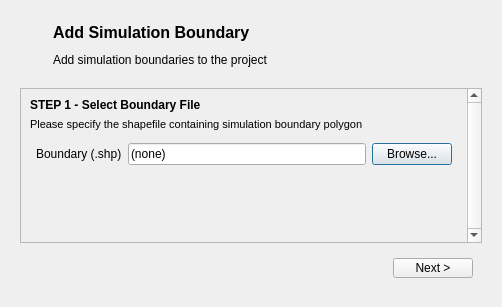
<?xml version="1.0" encoding="UTF-8"?>
<ui version="4.0">
 <class>AddBoundaryDialog</class>
 <widget class="QDialog" name="AddBoundaryDialog">
  <property name="geometry">
   <rect>
    <x>0</x>
    <y>0</y>
    <width>502</width>
    <height>307</height>
   </rect>
  </property>
  <property name="windowTitle">
   <string>Setup New Project</string>
  </property>
  <layout class="QVBoxLayout" name="verticalLayout">
   <item>
    <widget class="QWidget" name="header" native="true">
     <layout class="QGridLayout" name="gridLayout_12">
      <property name="leftMargin">
       <number>6</number>
      </property>
      <property name="topMargin">
       <number>6</number>
      </property>
      <property name="rightMargin">
       <number>6</number>
      </property>
      <property name="bottomMargin">
       <number>6</number>
      </property>
      <item row="0" column="0">
       <widget class="QLabel" name="title_logo">
        <property name="minimumSize">
         <size>
          <width>30</width>
          <height>30</height>
         </size>
        </property>
        <property name="maximumSize">
         <size>
          <width>30</width>
          <height>30</height>
         </size>
        </property>
        <property name="text">
         <string/>
        </property>
        <property name="pixmap">
         <pixmap resource="../graphics/ubeats.qrc">:/icons/icons8-polygon-96.png</pixmap>
        </property>
        <property name="scaledContents">
         <bool>true</bool>
        </property>
       </widget>
      </item>
      <item row="1" column="1">
       <widget class="QLabel" name="subtitle">
        <property name="text">
         <string>Add simulation boundaries to the project</string>
        </property>
       </widget>
      </item>
      <item row="0" column="1">
       <widget class="QLabel" name="title">
        <property name="font">
         <font>
          <pointsize>12</pointsize>
          <weight>75</weight>
          <bold>true</bold>
         </font>
        </property>
        <property name="text">
         <string>Add Simulation Boundary</string>
        </property>
       </widget>
      </item>
     </layout>
    </widget>
   </item>
   <item>
    <widget class="QStackedWidget" name="boundaryWizard">
     <property name="currentIndex">
      <number>0</number>
     </property>
     <widget class="QWidget" name="page">
      <layout class="QVBoxLayout" name="verticalLayout_3">
       <item>
        <widget class="QScrollArea" name="step1scrollArea">
         <property name="verticalScrollBarPolicy">
          <enum>Qt::ScrollBarAlwaysOn</enum>
         </property>
         <property name="widgetResizable">
          <bool>true</bool>
         </property>
         <widget class="QWidget" name="scrollAreaWidgetContents">
          <property name="geometry">
           <rect>
            <x>0</x>
            <y>0</y>
            <width>447</width>
            <height>158</height>
           </rect>
          </property>
          <layout class="QVBoxLayout" name="verticalLayout_2">
           <item>
            <widget class="QLabel" name="step1title">
             <property name="text">
              <string>&lt;html&gt;&lt;head/&gt;&lt;body&gt;&lt;p&gt;&lt;span style=&quot; font-weight:600;&quot;&gt;STEP 1 - Select Boundary File&lt;/span&gt;&lt;/p&gt;&lt;/body&gt;&lt;/html&gt;</string>
             </property>
            </widget>
           </item>
           <item>
            <widget class="QLabel" name="step1descr">
             <property name="whatsThis">
              <string>Width of the square cell in the city grid in metres</string>
             </property>
             <property name="text">
              <string>&lt;!DOCTYPE HTML PUBLIC &quot;-//W3C//DTD HTML 4.0//EN&quot; &quot;http://www.w3.org/TR/REC-html40/strict.dtd&quot;&gt;
&lt;html&gt;&lt;head&gt;&lt;meta name=&quot;qrichtext&quot; content=&quot;1&quot; /&gt;&lt;style type=&quot;text/css&quot;&gt;
p, li { white-space: pre-wrap; }
&lt;/style&gt;&lt;/head&gt;&lt;body style=&quot; font-family:'MS Shell Dlg 2'; font-size:8pt; font-weight:400; font-style:normal;&quot;&gt;
&lt;p style=&quot; margin-top:0px; margin-bottom:0px; margin-left:0px; margin-right:0px; -qt-block-indent:0; text-indent:0px;&quot;&gt;Please specify the shapefile containing simulation boundary polygon&lt;/p&gt;&lt;/body&gt;&lt;/html&gt;</string>
             </property>
            </widget>
           </item>
           <item>
            <widget class="QWidget" name="step1widget" native="true">
             <layout class="QGridLayout" name="gridLayout_4">
              <property name="leftMargin">
               <number>6</number>
              </property>
              <property name="topMargin">
               <number>6</number>
              </property>
              <property name="rightMargin">
               <number>6</number>
              </property>
              <property name="bottomMargin">
               <number>6</number>
              </property>
              <item row="1" column="0">
               <widget class="QLabel" name="step1_lbl">
                <property name="text">
                 <string>Boundary (.shp)</string>
                </property>
               </widget>
              </item>
              <item row="1" column="2">
               <widget class="QPushButton" name="projectboundary_browse">
                <property name="text">
                 <string>Browse...</string>
                </property>
               </widget>
              </item>
              <item row="1" column="1">
               <widget class="QLineEdit" name="projectboundary_line">
                <property name="text">
                 <string>(none)</string>
                </property>
                <property name="readOnly">
                 <bool>true</bool>
                </property>
               </widget>
              </item>
             </layout>
            </widget>
           </item>
           <item>
            <spacer name="verticalSpacer_3">
             <property name="orientation">
              <enum>Qt::Vertical</enum>
             </property>
             <property name="sizeHint" stdset="0">
              <size>
               <width>20</width>
               <height>40</height>
              </size>
             </property>
            </spacer>
           </item>
          </layout>
         </widget>
        </widget>
       </item>
       <item>
        <widget class="QWidget" name="footer" native="true">
         <property name="minimumSize">
          <size>
           <width>0</width>
           <height>38</height>
          </size>
         </property>
         <property name="maximumSize">
          <size>
           <width>16777215</width>
           <height>38</height>
          </size>
         </property>
         <layout class="QHBoxLayout" name="horizontalLayout_2">
          <item>
           <spacer name="horizontalSpacer">
            <property name="orientation">
             <enum>Qt::Horizontal</enum>
            </property>
            <property name="sizeHint" stdset="0">
             <size>
              <width>40</width>
              <height>20</height>
             </size>
            </property>
           </spacer>
          </item>
          <item>
           <widget class="QPushButton" name="step1next">
            <property name="text">
             <string>Next &gt;</string>
            </property>
           </widget>
          </item>
         </layout>
        </widget>
       </item>
      </layout>
     </widget>
     <widget class="QWidget" name="page_3">
      <layout class="QVBoxLayout" name="verticalLayout_5">
       <item>
        <widget class="QScrollArea" name="step2scrollArea">
         <property name="verticalScrollBarPolicy">
          <enum>Qt::ScrollBarAlwaysOn</enum>
         </property>
         <property name="widgetResizable">
          <bool>true</bool>
         </property>
         <widget class="QWidget" name="scrollAreaWidgetContents_2">
          <property name="geometry">
           <rect>
            <x>0</x>
            <y>0</y>
            <width>447</width>
            <height>158</height>
           </rect>
          </property>
          <layout class="QVBoxLayout" name="verticalLayout_4">
           <item>
            <widget class="QLabel" name="step2title">
             <property name="text">
              <string>&lt;html&gt;&lt;head/&gt;&lt;body&gt;&lt;p&gt;&lt;span style=&quot; font-weight:600;&quot;&gt;STEP 2 - Multiple Features&lt;/span&gt;&lt;/p&gt;&lt;/body&gt;&lt;/html&gt;</string>
             </property>
            </widget>
           </item>
           <item>
            <widget class="QLabel" name="step2descr">
             <property name="whatsThis">
              <string>Width of the square cell in the city grid in metres</string>
             </property>
             <property name="text">
              <string>&lt;!DOCTYPE HTML PUBLIC &quot;-//W3C//DTD HTML 4.0//EN&quot; &quot;http://www.w3.org/TR/REC-html40/strict.dtd&quot;&gt;
&lt;html&gt;&lt;head&gt;&lt;meta name=&quot;qrichtext&quot; content=&quot;1&quot; /&gt;&lt;style type=&quot;text/css&quot;&gt;
p, li { white-space: pre-wrap; }
&lt;/style&gt;&lt;/head&gt;&lt;body style=&quot; font-family:'MS Shell Dlg 2'; font-size:8pt; font-weight:400; font-style:normal;&quot;&gt;
&lt;p style=&quot; margin-top:0px; margin-bottom:0px; margin-left:0px; margin-right:0px; -qt-block-indent:0; text-indent:0px;&quot;&gt;If the map has multiple features, you will need to determine which features to include&lt;/p&gt;&lt;/body&gt;&lt;/html&gt;</string>
             </property>
            </widget>
           </item>
           <item>
            <widget class="QWidget" name="step2widget" native="true">
             <layout class="QGridLayout" name="gridLayout">
              <property name="leftMargin">
               <number>6</number>
              </property>
              <property name="topMargin">
               <number>6</number>
              </property>
              <property name="rightMargin">
               <number>6</number>
              </property>
              <property name="bottomMargin">
               <number>6</number>
              </property>
              <item row="2" column="1">
               <widget class="QSpinBox" name="boundary_thresh_spin">
                <property name="suffix">
                 <string> sq.km</string>
                </property>
                <property name="minimum">
                 <number>1</number>
                </property>
                <property name="maximum">
                 <number>3000</number>
                </property>
                <property name="value">
                 <number>3000</number>
                </property>
               </widget>
              </item>
              <item row="2" column="0">
               <widget class="QRadioButton" name="include_thresh_radio">
                <property name="text">
                 <string>Include only features above threshold area</string>
                </property>
               </widget>
              </item>
              <item row="2" column="2">
               <spacer name="horizontalSpacer_4">
                <property name="orientation">
                 <enum>Qt::Horizontal</enum>
                </property>
                <property name="sizeHint" stdset="0">
                 <size>
                  <width>40</width>
                  <height>20</height>
                 </size>
                </property>
               </spacer>
              </item>
              <item row="0" column="0">
               <widget class="QRadioButton" name="include_all_radio">
                <property name="text">
                 <string>Include all features</string>
                </property>
               </widget>
              </item>
              <item row="1" column="0">
               <widget class="QRadioButton" name="include_largest_radio">
                <property name="text">
                 <string>Include only the largest feature (by area)</string>
                </property>
               </widget>
              </item>
             </layout>
            </widget>
           </item>
           <item>
            <spacer name="verticalSpacer_4">
             <property name="orientation">
              <enum>Qt::Vertical</enum>
             </property>
             <property name="sizeHint" stdset="0">
              <size>
               <width>20</width>
               <height>40</height>
              </size>
             </property>
            </spacer>
           </item>
          </layout>
         </widget>
        </widget>
       </item>
       <item>
        <widget class="QWidget" name="footer_2" native="true">
         <property name="minimumSize">
          <size>
           <width>0</width>
           <height>38</height>
          </size>
         </property>
         <property name="maximumSize">
          <size>
           <width>16777215</width>
           <height>38</height>
          </size>
         </property>
         <layout class="QHBoxLayout" name="horizontalLayout_3">
          <item>
           <spacer name="horizontalSpacer_2">
            <property name="orientation">
             <enum>Qt::Horizontal</enum>
            </property>
            <property name="sizeHint" stdset="0">
             <size>
              <width>40</width>
              <height>20</height>
             </size>
            </property>
           </spacer>
          </item>
          <item>
           <widget class="QPushButton" name="step2back">
            <property name="text">
             <string>&lt; Back</string>
            </property>
           </widget>
          </item>
          <item>
           <widget class="QPushButton" name="step2next">
            <property name="text">
             <string>Next &gt;</string>
            </property>
           </widget>
          </item>
         </layout>
        </widget>
       </item>
      </layout>
     </widget>
     <widget class="QWidget" name="page_2">
      <layout class="QVBoxLayout" name="verticalLayout_7">
       <item>
        <widget class="QScrollArea" name="step3scrollArea">
         <property name="verticalScrollBarPolicy">
          <enum>Qt::ScrollBarAlwaysOn</enum>
         </property>
         <property name="widgetResizable">
          <bool>true</bool>
         </property>
         <widget class="QWidget" name="scrollAreaWidgetContents_3">
          <property name="geometry">
           <rect>
            <x>0</x>
            <y>0</y>
            <width>447</width>
            <height>198</height>
           </rect>
          </property>
          <layout class="QVBoxLayout" name="verticalLayout_6">
           <item>
            <widget class="QLabel" name="step3title">
             <property name="text">
              <string>&lt;html&gt;&lt;head/&gt;&lt;body&gt;&lt;p&gt;&lt;span style=&quot; font-weight:600;&quot;&gt;STEP 3 - Define Boundary Coordinate System&lt;/span&gt;&lt;/p&gt;&lt;/body&gt;&lt;/html&gt;</string>
             </property>
            </widget>
           </item>
           <item>
            <widget class="QLabel" name="step3descr">
             <property name="whatsThis">
              <string>Width of the square cell in the city grid in metres</string>
             </property>
             <property name="text">
              <string>&lt;!DOCTYPE HTML PUBLIC &quot;-//W3C//DTD HTML 4.0//EN&quot; &quot;http://www.w3.org/TR/REC-html40/strict.dtd&quot;&gt;
&lt;html&gt;&lt;head&gt;&lt;meta name=&quot;qrichtext&quot; content=&quot;1&quot; /&gt;&lt;style type=&quot;text/css&quot;&gt;
p, li { white-space: pre-wrap; }
&lt;/style&gt;&lt;/head&gt;&lt;body style=&quot; font-family:'MS Shell Dlg 2'; font-size:8pt; font-weight:400; font-style:normal;&quot;&gt;
&lt;p style=&quot; margin-top:0px; margin-bottom:0px; margin-left:0px; margin-right:0px; -qt-block-indent:0; text-indent:0px;&quot;&gt;Define the coordinate system for the selected file.&lt;/p&gt;&lt;/body&gt;&lt;/html&gt;</string>
             </property>
             <property name="wordWrap">
              <bool>true</bool>
             </property>
            </widget>
           </item>
           <item>
            <widget class="QWidget" name="step3widget" native="true">
             <layout class="QGridLayout" name="gridLayout_11">
              <property name="leftMargin">
               <number>6</number>
              </property>
              <property name="topMargin">
               <number>6</number>
              </property>
              <property name="rightMargin">
               <number>6</number>
              </property>
              <property name="bottomMargin">
               <number>6</number>
              </property>
              <item row="2" column="1">
               <widget class="QLineEdit" name="epsg_line"/>
              </item>
              <item row="1" column="0">
               <widget class="QLabel" name="coords_lbl">
                <property name="minimumSize">
                 <size>
                  <width>150</width>
                  <height>0</height>
                 </size>
                </property>
                <property name="text">
                 <string>Default Coordinate System:</string>
                </property>
               </widget>
              </item>
              <item row="2" column="0">
               <widget class="QLabel" name="epsg_lbl">
                <property name="text">
                 <string>EPSG Code:</string>
                </property>
               </widget>
              </item>
              <item row="1" column="1">
               <widget class="QComboBox" name="coords_combo">
                <property name="editable">
                 <bool>true</bool>
                </property>
                <property name="currentIndex">
                 <number>0</number>
                </property>
                <item>
                 <property name="text">
                  <string>(select coordinate system)</string>
                 </property>
                </item>
               </widget>
              </item>
              <item row="4" column="1">
               <widget class="QLabel" name="extent_x">
                <property name="text">
                 <string>Left:   | Right:   </string>
                </property>
               </widget>
              </item>
              <item row="4" column="0">
               <widget class="QLabel" name="map_extent_lbl">
                <property name="text">
                 <string>Current Map Extent:</string>
                </property>
               </widget>
              </item>
              <item row="5" column="1">
               <widget class="QLabel" name="extent_y">
                <property name="text">
                 <string>Top:   | Bottom:   </string>
                </property>
               </widget>
              </item>
             </layout>
            </widget>
           </item>
           <item>
            <spacer name="verticalSpacer">
             <property name="orientation">
              <enum>Qt::Vertical</enum>
             </property>
             <property name="sizeHint" stdset="0">
              <size>
               <width>20</width>
               <height>40</height>
              </size>
             </property>
            </spacer>
           </item>
          </layout>
         </widget>
        </widget>
       </item>
       <item>
        <widget class="QWidget" name="footer_3" native="true">
         <property name="minimumSize">
          <size>
           <width>0</width>
           <height>38</height>
          </size>
         </property>
         <property name="maximumSize">
          <size>
           <width>16777215</width>
           <height>38</height>
          </size>
         </property>
         <layout class="QHBoxLayout" name="horizontalLayout_4">
          <item>
           <spacer name="horizontalSpacer_3">
            <property name="orientation">
             <enum>Qt::Horizontal</enum>
            </property>
            <property name="sizeHint" stdset="0">
             <size>
              <width>40</width>
              <height>20</height>
             </size>
            </property>
           </spacer>
          </item>
          <item>
           <widget class="QPushButton" name="step3back">
            <property name="text">
             <string>&lt; Back</string>
            </property>
           </widget>
          </item>
          <item>
           <widget class="QPushButton" name="step3next">
            <property name="text">
             <string>Next &gt;</string>
            </property>
           </widget>
          </item>
         </layout>
        </widget>
       </item>
      </layout>
     </widget>
     <widget class="QWidget" name="page_4">
      <layout class="QVBoxLayout" name="verticalLayout_9">
       <item>
        <widget class="QScrollArea" name="step4scrollArea">
         <property name="verticalScrollBarPolicy">
          <enum>Qt::ScrollBarAlwaysOn</enum>
         </property>
         <property name="widgetResizable">
          <bool>true</bool>
         </property>
         <widget class="QWidget" name="scrollAreaWidgetContents_4">
          <property name="geometry">
           <rect>
            <x>0</x>
            <y>0</y>
            <width>447</width>
            <height>158</height>
           </rect>
          </property>
          <layout class="QVBoxLayout" name="verticalLayout_8">
           <item>
            <widget class="QLabel" name="step4title">
             <property name="text">
              <string>&lt;html&gt;&lt;head/&gt;&lt;body&gt;&lt;p&gt;&lt;span style=&quot; font-weight:600;&quot;&gt;STEP 4 - Set Boundary Name(s)&lt;/span&gt;&lt;/p&gt;&lt;/body&gt;&lt;/html&gt;</string>
             </property>
            </widget>
           </item>
           <item>
            <widget class="QLabel" name="step4descr">
             <property name="whatsThis">
              <string>Width of the square cell in the city grid in metres</string>
             </property>
             <property name="text">
              <string>&lt;!DOCTYPE HTML PUBLIC &quot;-//W3C//DTD HTML 4.0//EN&quot; &quot;http://www.w3.org/TR/REC-html40/strict.dtd&quot;&gt;
&lt;html&gt;&lt;head&gt;&lt;meta name=&quot;qrichtext&quot; content=&quot;1&quot; /&gt;&lt;style type=&quot;text/css&quot;&gt;
p, li { white-space: pre-wrap; }
&lt;/style&gt;&lt;/head&gt;&lt;body style=&quot; font-family:'MS Shell Dlg 2'; font-size:8pt; font-weight:400; font-style:normal;&quot;&gt;
&lt;p style=&quot; margin-top:0px; margin-bottom:0px; margin-left:0px; margin-right:0px; -qt-block-indent:0; text-indent:0px;&quot;&gt;Setup a 'naming convention' or define name based on feature attributes&lt;/p&gt;&lt;/body&gt;&lt;/html&gt;</string>
             </property>
            </widget>
           </item>
           <item>
            <widget class="QWidget" name="step4widget" native="true">
             <layout class="QGridLayout" name="gridLayout_8">
              <property name="leftMargin">
               <number>6</number>
              </property>
              <property name="topMargin">
               <number>6</number>
              </property>
              <property name="rightMargin">
               <number>6</number>
              </property>
              <property name="bottomMargin">
               <number>6</number>
              </property>
              <item row="2" column="1">
               <widget class="QComboBox" name="name_featureattr_combo">
                <item>
                 <property name="text">
                  <string>(select attribute)</string>
                 </property>
                </item>
               </widget>
              </item>
              <item row="1" column="0">
               <widget class="QRadioButton" name="name_userdefined_radio">
                <property name="text">
                 <string>User-defined</string>
                </property>
               </widget>
              </item>
              <item row="1" column="1">
               <widget class="QLineEdit" name="name_userdefined_line">
                <property name="text">
                 <string>(none)</string>
                </property>
                <property name="readOnly">
                 <bool>false</bool>
                </property>
               </widget>
              </item>
              <item row="2" column="0">
               <widget class="QRadioButton" name="name_featureattr_radio">
                <property name="text">
                 <string>Based on feature attributes</string>
                </property>
               </widget>
              </item>
             </layout>
            </widget>
           </item>
           <item>
            <spacer name="verticalSpacer_6">
             <property name="orientation">
              <enum>Qt::Vertical</enum>
             </property>
             <property name="sizeHint" stdset="0">
              <size>
               <width>20</width>
               <height>40</height>
              </size>
             </property>
            </spacer>
           </item>
          </layout>
         </widget>
        </widget>
       </item>
       <item>
        <widget class="QWidget" name="footer_4" native="true">
         <property name="minimumSize">
          <size>
           <width>0</width>
           <height>38</height>
          </size>
         </property>
         <property name="maximumSize">
          <size>
           <width>16777215</width>
           <height>38</height>
          </size>
         </property>
         <layout class="QHBoxLayout" name="horizontalLayout_5">
          <item>
           <spacer name="horizontalSpacer_5">
            <property name="orientation">
             <enum>Qt::Horizontal</enum>
            </property>
            <property name="sizeHint" stdset="0">
             <size>
              <width>40</width>
              <height>20</height>
             </size>
            </property>
           </spacer>
          </item>
          <item>
           <widget class="QPushButton" name="step4back">
            <property name="text">
             <string>&lt; Back</string>
            </property>
           </widget>
          </item>
          <item>
           <widget class="QPushButton" name="step4finish">
            <property name="text">
             <string>Finish</string>
            </property>
           </widget>
          </item>
         </layout>
        </widget>
       </item>
      </layout>
     </widget>
    </widget>
   </item>
  </layout>
 </widget>
 <resources>
  <include location="../graphics/ubeats.qrc"/>
  <include location="../graphics/ubeats.qrc"/>
 </resources>
 <connections>
  <connection>
   <sender>step4finish</sender>
   <signal>clicked()</signal>
   <receiver>AddBoundaryDialog</receiver>
   <slot>accept()</slot>
   <hints>
    <hint type="sourcelabel">
     <x>437</x>
     <y>253</y>
    </hint>
    <hint type="destinationlabel">
     <x>250</x>
     <y>145</y>
    </hint>
   </hints>
  </connection>
 </connections>
</ui>
